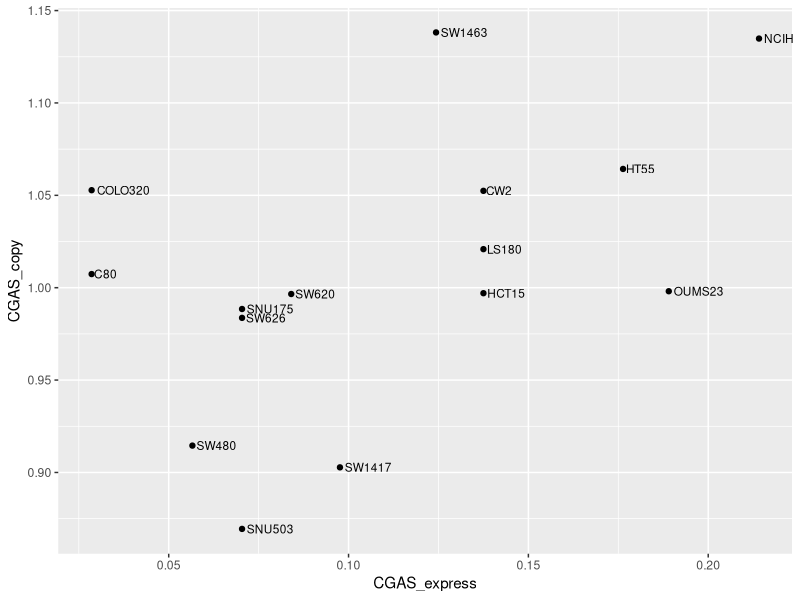

This chart was generated by the following R code:
## ---- chunk 1
knitr::opts_chunk$set(echo = FALSE)
library(tidyverse)
library(readxl)
library(dplyr)
expression <- read_excel("cGAS-STING-expression.xlsx")
copynumber <- read_excel("cGAS-STING-copy.xlsx")
mutation <- read_excel("cGAS-STING-mutation.xlsx")
info <- read_excel("cell-line-info.xlsx")
## ---- chunk 2
cgas_mutation <- mutation %>%
  filter(CGAS == 1)

cGAS_data <- expression %>%
  filter(CGAS_express < 0.220941) %>%
  inner_join(copynumber) %>%
  inner_join(info) %>%
  anti_join(cgas_mutation) %>%
  select(lineage_1, CGAS_express, CGAS_copy, cell_line)
## ---- chunk 3
cGAS_data %>%
  filter(lineage_1 == "Colorectal") %>%
ggplot(aes(x = CGAS_express, y = CGAS_copy)) +
  geom_point() +
  geom_text(aes(x = CGAS_express, y = CGAS_copy, label = cell_line), size = 3,
            hjust = -0.1)
